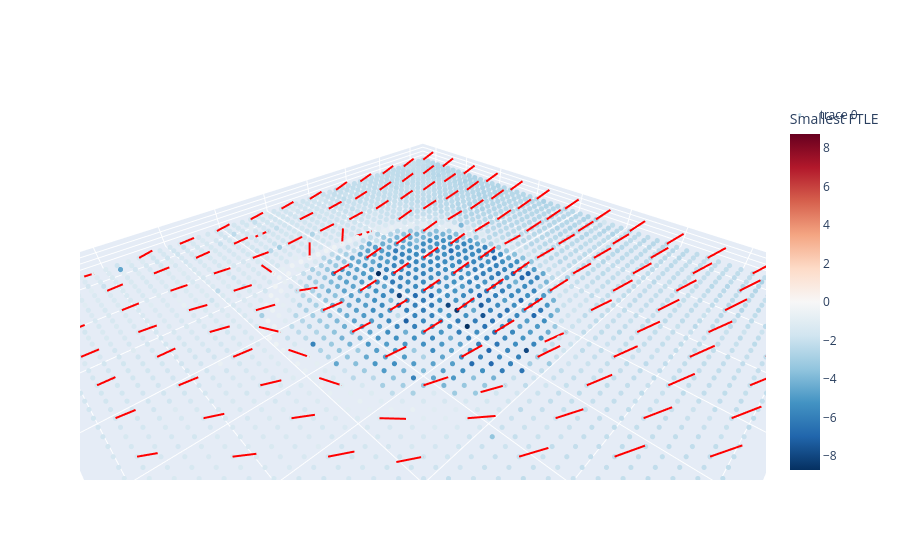

Source (notebook cell):
### Code cell
fig = go.Figure()

m = np.max(np.abs(lyap_grid_min))


fig.add_trace(
    go.Scatter3d(
        x=X3.ravel(),
        y=Y3.ravel(),
        z=Z3.ravel(),
        mode='markers',
        marker=dict(
            size=3,
            color=lyap_grid_min.ravel(),
            colorscale='RdBu_r',
            cmin=-m,
            cmax=m,
            colorbar=dict(title='Smallest FTLE')
        )
    )
)

skip = 4

for i in range(0, X3.shape[1], skip):
    for j in range(0, X3.shape[0], skip):

        x0 = X3[j,i]
        y0 = Y3[j,i]
        z0 = Z3[j,i]

        v = min_dirs[j,i]

        scale = 0.15

        fig.add_trace(
            go.Scatter3d(
                x=[x0, x0 + scale*v[0]],
                y=[y0, y0 + scale*v[1]],
                z=[z0, z0 + scale*v[2]],
                mode='lines',
                line=dict(color='red', width=4),
                showlegend=False
            )
        )

fig.update_layout(
    scene=dict(
        aspectmode='data',
        xaxis_title="x1",
        yaxis_title="x2"
    )
)

fig.show()

fig.write_html(
    save_dir / "general_72_unstd_3ds_3ftle_46.html",
    include_plotlyjs="cdn"
)

### Figure 1 — Plotly figure (JSON) as saved in the notebook; plotly's stock layout.template omitted (floating-point values rounded to 4 significant figures; data arrays with more than 128 entries replaced by an {"elided": "..."} marker saying what was removed)
{"data": [{"marker": {"cmax": 8.728, "cmin": -8.728, "color": {"elided": "2500 float values"}, "colorbar": {"title": {"text": "Smallest FTLE"}}, "colorscale": [[0, "rgb(5,48,97)"], [0.1, "rgb(33,102,172)"], [0.2, "rgb(67,147,195)"], [0.3, "rgb(146,197,222)"], [0.4, "rgb(209,229,240)"], [0.5, "rgb(247,247,247)"], [0.6, "rgb(253,219,199)"], [0.7, "rgb(244,165,130)"], [0.8, "rgb(214,96,77)"], [0.9, "rgb(178,24,43)"], [1, "rgb(103,0,31)"]], "size": 3}, "mode": "markers", "type": "scatter3d", "x": {"elided": "2500 float values"}, "y": {"elided": "2500 float values"}, "z": {"elided": "2500 float values"}}, {"line": {"color": "red", "width": 4}, "mode": "lines", "showlegend": false, "type": "scatter3d", "x": [-2, -2.095], "y": [-2, -1.925], "z": [0, 0.08884]}, {"line": {"color": "red", "width": 4}, "mode": "lines", "showlegend": false, "type": "scatter3d", "x": [-2, -2.095], "y": [-1.673, -1.601], "z": [0, 0.09036]}, {"line": {"color": "red", "width": 4}, "mode": "lines", "showlegend": false, "type": "scatter3d", "x": [-2, -2.094], "y": [-1.347, -1.272], "z": [0, 0.08956]}, {"line": {"color": "red", "width": 4}, "mode": "lines", "showlegend": false, "type": "scatter3d", "x": [-2, -2.094], "y": [-1.02, -0.9457], "z": [0, 0.08939]}, {"line": {"color": "red", "width": 4}, "mode": "lines", "showlegend": false, "type": "scatter3d", "x": [-2, -2.095], "y": [-0.6939, -0.6205], "z": [0, 0.08981]}, {"line": {"color": "red", "width": 4}, "mode": "lines", "showlegend": false, "type": "scatter3d", "x": [-2, -2.095], "y": [-0.3673, -0.2947], "z": [0, 0.09092]}, {"line": {"color": "red", "width": 4}, "mode": "lines", "showlegend": false, "type": "scatter3d", "x": [-2, -2.095], "y": [-0.04082, 0.03221], "z": [0, 0.09]}, {"line": {"color": "red", "width": 4}, "mode": "lines", "showlegend": false, "type": "scatter3d", "x": [-2, -2.096], "y": [0.2857, 0.3583], "z": [0, 0.08932]}, {"line": {"color": "red", "width": 4}, "mode": "lines", "showlegend": false, "type": "scatter3d", "x": [-2, -2.096], "y": [0.6122, 0.6842], "z": [0, 0.09033]}, {"line": {"color": "red", "width": 4}, "mode": "lines", "showlegend": false, "type": "scatter3d", "x": [-2, -2.094], "y": [0.9388, 1.015], "z": [0, 0.08884]}, {"line": {"color": "red", "width": 4}, "mode": "lines", "showlegend": false, "type": "scatter3d", "x": [-2, -2.093], "y": [1.265, 1.344], "z": [0, 0.08732]}, {"line": {"color": "red", "width": 4}, "mode": "lines", "showlegend": false, "type": "scatter3d", "x": [-2, -2.093], "y": [1.592, 1.67], "z": [0, 0.0879]}, {"line": {"color": "red", "width": 4}, "mode": "lines", "showlegend": false, "type": "scatter3d", "x": [-2, -2.092], "y": [1.918, 1.998], "z": [0, 0.08822]}, {"line": {"color": "red", "width": 4}, "mode": "lines", "showlegend": false, "type": "scatter3d", "x": [-1.673, -1.766], "y": [-2, -1.924], "z": [0, 0.09019]}, {"line": {"color": "red", "width": 4}, "mode": "lines", "showlegend": false, "type": "scatter3d", "x": [-1.673, -1.768], "y": [-1.673, -1.599], "z": [0, 0.08929]}, {"line": {"color": "red", "width": 4}, "mode": "lines", "showlegend": false, "type": "scatter3d", "x": [-1.673, -1.766], "y": [-1.347, -1.266], "z": [0, 0.08589]}, {"line": {"color": "red", "width": 4}, "mode": "lines", "showlegend": false, "type": "scatter3d", "x": [-1.673, -1.769], "y": [-1.02, -0.9463], "z": [0, 0.08868]}, {"line": {"color": "red", "width": 4}, "mode": "lines", "showlegend": false, "type": "scatter3d", "x": [-1.673, -1.768], "y": [-0.6939, -0.6199], "z": [0, 0.08964]}, {"line": {"color": "red", "width": 4}, "mode": "lines", "showlegend": false, "type": "scatter3d", "x": [-1.673, -1.769], "y": [-0.3673, -0.2947], "z": [0, 0.09041]}, {"line": {"color": "red", "width": 4}, "mode": "lines", "showlegend": false, "type": "scatter3d", "x": [-1.673, -1.769], "y": [-0.04082, 0.03218], "z": [0, 0.09005]}, {"line": {"color": "red", "width": 4}, "mode": "lines", "showlegend": false, "type": "scatter3d", "x": [-1.673, -1.768], "y": [0.2857, 0.3621], "z": [0, 0.08818]}, {"line": {"color": "red", "width": 4}, "mode": "lines", "showlegend": false, "type": "scatter3d", "x": [-1.673, -1.768], "y": [0.6122, 0.6896], "z": [0, 0.08754]}, {"line": {"color": "red", "width": 4}, "mode": "lines", "showlegend": false, "type": "scatter3d", "x": [-1.673, -1.767], "y": [0.9388, 1.016], "z": [0, 0.08825]}, {"line": {"color": "red", "width": 4}, "mode": "lines", "showlegend": false, "type": "scatter3d", "x": [-1.673, -1.767], "y": [1.265, 1.344], "z": [0, 0.08713]}, {"line": {"color": "red", "width": 4}, "mode": "lines", "showlegend": false, "type": "scatter3d", "x": [-1.673, -1.766], "y": [1.592, 1.671], "z": [0, 0.08776]}, {"line": {"color": "red", "width": 4}, "mode": "lines", "showlegend": false, "type": "scatter3d", "x": [-1.673, -1.764], "y": [1.918, 2.001], "z": [0, 0.08637]}, {"line": {"color": "red", "width": 4}, "mode": "lines", "showlegend": false, "type": "scatter3d", "x": [-1.347, -1.441], "y": [-2, -1.923], "z": [0, 0.08727]}, {"line": {"color": "red", "width": 4}, "mode": "lines", "showlegend": false, "type": "scatter3d", "x": [-1.347, -1.441], "y": [-1.673, -1.597], "z": [0, 0.08754]}, {"line": {"color": "red", "width": 4}, "mode": "lines", "showlegend": false, "type": "scatter3d", "x": [-1.347, -1.44], "y": [-1.347, -1.268], "z": [0, 0.08715]}, {"line": {"color": "red", "width": 4}, "mode": "lines", "showlegend": false, "type": "scatter3d", "x": [-1.347, -1.441], "y": [-1.02, -0.9405], "z": [0, 0.08542]}, {"line": {"color": "red", "width": 4}, "mode": "lines", "showlegend": false, "type": "scatter3d", "x": [-1.347, -1.441], "y": [-0.6939, -0.6168], "z": [0, 0.08762]}, {"line": {"color": "red", "width": 4}, "mode": "lines", "showlegend": false, "type": "scatter3d", "x": [-1.347, -1.442], "y": [-0.3673, -0.2928], "z": [0, 0.08906]}, {"line": {"color": "red", "width": 4}, "mode": "lines", "showlegend": false, "type": "scatter3d", "x": [-1.347, -1.441], "y": [-0.04082, 0.03521], "z": [0, 0.08915]}, {"line": {"color": "red", "width": 4}, "mode": "lines", "showlegend": false, "type": "scatter3d", "x": [-1.347, -1.438], "y": [0.2857, 0.3672], "z": [0, 0.08688]}, {"line": {"color": "red", "width": 4}, "mode": "lines", "showlegend": false, "type": "scatter3d", "x": [-1.347, -1.439], "y": [0.6122, 0.6923], "z": [0, 0.0868]}, {"line": {"color": "red", "width": 4}, "mode": "lines", "showlegend": false, "type": "scatter3d", "x": [-1.347, -1.44], "y": [0.9388, 1.018], "z": [0, 0.08693]}, {"line": {"color": "red", "width": 4}, "mode": "lines", "showlegend": false, "type": "scatter3d", "x": [-1.347, -1.44], "y": [1.265, 1.344], "z": [0, 0.08717]}, {"line": {"color": "red", "width": 4}, "mode": "lines", "showlegend": false, "type": "scatter3d", "x": [-1.347, -1.438], "y": [1.592, 1.672], "z": [0, 0.08814]}, {"line": {"color": "red", "width": 4}, "mode": "lines", "showlegend": false, "type": "scatter3d", "x": [-1.347, -1.438], "y": [1.918, 2.0], "z": [0, 0.08621]}, {"line": {"color": "red", "width": 4}, "mode": "lines", "showlegend": false, "type": "scatter3d", "x": [-1.02, -1.111], "y": [-2, -1.916], "z": [0, 0.08503]}, {"line": {"color": "red", "width": 4}, "mode": "lines", "showlegend": false, "type": "scatter3d", "x": [-1.02, -1.113], "y": [-1.673, -1.592], "z": [0, 0.08516]}, {"line": {"color": "red", "width": 4}, "mode": "lines", "showlegend": false, "type": "scatter3d", "x": [-1.02, -1.114], "y": [-1.347, -1.267], "z": [0, 0.08598]}, {"line": {"color": "red", "width": 4}, "mode": "lines", "showlegend": false, "type": "scatter3d", "x": [-1.02, -1.114], "y": [-1.02, -0.9383], "z": [0, 0.08347]}, {"line": {"color": "red", "width": 4}, "mode": "lines", "showlegend": false, "type": "scatter3d", "x": [-1.02, -1.119], "y": [-0.6939, -0.6137], "z": [0, 0.07938]}, {"line": {"color": "red", "width": 4}, "mode": "lines", "showlegend": false, "type": "scatter3d", "x": [-1.02, -1.119], "y": [-0.3673, -0.2893], "z": [0, 0.08151]}, {"line": {"color": "red", "width": 4}, "mode": "lines", "showlegend": false, "type": "scatter3d", "x": [-1.02, -1.119], "y": [-0.04082, 0.0425], "z": [0, 0.07696]}, {"line": {"color": "red", "width": 4}, "mode": "lines", "showlegend": false, "type": "scatter3d", "x": [-1.02, -1.116], "y": [0.2857, 0.3653], "z": [0, 0.08391]}, {"line": {"color": "red", "width": 4}, "mode": "lines", "showlegend": false, "type": "scatter3d", "x": [-1.02, -1.113], "y": [0.6122, 0.6931], "z": [0, 0.08607]}, {"line": {"color": "red", "width": 4}, "mode": "lines", "showlegend": false, "type": "scatter3d", "x": [-1.02, -1.113], "y": [0.9388, 1.018], "z": [0, 0.08707]}, {"line": {"color": "red", "width": 4}, "mode": "lines", "showlegend": false, "type": "scatter3d", "x": [-1.02, -1.112], "y": [1.265, 1.348], "z": [0, 0.08572]}, {"line": {"color": "red", "width": 4}, "mode": "lines", "showlegend": false, "type": "scatter3d", "x": [-1.02, -1.111], "y": [1.592, 1.676], "z": [0, 0.08532]}, {"line": {"color": "red", "width": 4}, "mode": "lines", "showlegend": false, "type": "scatter3d", "x": [-1.02, -1.112], "y": [1.918, 2.0], "z": [0, 0.08625]}, {"line": {"color": "red", "width": 4}, "mode": "lines", "showlegend": false, "type": "scatter3d", "x": [-0.6939, -0.7838], "y": [-2, -1.916], "z": [0, 0.08563]}, {"line": {"color": "red", "width": 4}, "mode": "lines", "showlegend": false, "type": "scatter3d", "x": [-0.6939, -0.7807], "y": [-1.673, -1.583], "z": [0, 0.08225]}, {"line": {"color": "red", "width": 4}, "mode": "lines", "showlegend": false, "type": "scatter3d", "x": [-0.6939, -0.7904], "y": [-1.347, -1.266], "z": [0, 0.08141]}, {"line": {"color": "red", "width": 4}, "mode": "lines", "showlegend": false, "type": "scatter3d", "x": [-0.6939, -0.7968], "y": [-1.02, -0.9501], "z": [0, 0.08354]}, {"line": {"color": "red", "width": 4}, "mode": "lines", "showlegend": false, "type": "scatter3d", "x": [-0.6939, -0.8002], "y": [-0.6939, -0.628], "z": [0, 0.0828]}, {"line": {"color": "red", "width": 4}, "mode": "lines", "showlegend": false, "type": "scatter3d", "x": [-0.6939, -0.7884], "y": [-0.3673, -0.2942], "z": [0, 0.09067]}, {"line": {"color": "red", "width": 4}, "mode": "lines", "showlegend": false, "type": "scatter3d", "x": [-0.6939, -0.7865], "y": [-0.04082, 0.03094], "z": [0, 0.09363]}, {"line": {"color": "red", "width": 4}, "mode": "lines", "showlegend": false, "type": "scatter3d", "x": [-0.6939, -0.7813], "y": [0.2857, 0.3589], "z": [0, 0.09752]}, {"line": {"color": "red", "width": 4}, "mode": "lines", "showlegend": false, "type": "scatter3d", "x": [-0.6939, -0.794], "y": [0.6122, 0.6832], "z": [0, 0.08635]}, {"line": {"color": "red", "width": 4}, "mode": "lines", "showlegend": false, "type": "scatter3d", "x": [-0.6939, -0.7833], "y": [0.9388, 1.024], "z": [0, 0.08479]}, {"line": {"color": "red", "width": 4}, "mode": "lines", "showlegend": false, "type": "scatter3d", "x": [-0.6939, -0.7837], "y": [1.265, 1.35], "z": [0, 0.085]}, {"line": {"color": "red", "width": 4}, "mode": "lines", "showlegend": false, "type": "scatter3d", "x": [-0.6939, -0.7849], "y": [1.592, 1.675], "z": [0, 0.08533]}, {"line": {"color": "red", "width": 4}, "mode": "lines", "showlegend": false, "type": "scatter3d", "x": [-0.6939, -0.7847], "y": [1.918, 2.002], "z": [0, 0.08541]}, {"line": {"color": "red", "width": 4}, "mode": "lines", "showlegend": false, "type": "scatter3d", "x": [-0.3673, -0.4603], "y": [-2, -1.911], "z": [0, 0.07677]}, {"line": {"color": "red", "width": 4}, "mode": "lines", "showlegend": false, "type": "scatter3d", "x": [-0.3673, -0.4634], "y": [-1.673, -1.584], "z": [0, 0.07215]}, {"line": {"color": "red", "width": 4}, "mode": "lines", "showlegend": false, "type": "scatter3d", "x": [-0.3673, -0.4613], "y": [-1.347, -1.256], "z": [0, 0.07361]}, {"line": {"color": "red", "width": 4}, "mode": "lines", "showlegend": false, "type": "scatter3d", "x": [-0.3673, -0.2502], "y": [-1.02, -1.106], "z": [0, -0.03829]}, {"line": {"color": "red", "width": 4}, "mode": "lines", "showlegend": false, "type": "scatter3d", "x": [-0.3673, -0.4683], "y": [-0.6939, -0.6224], "z": [0, 0.08483]}, {"line": {"color": "red", "width": 4}, "mode": "lines", "showlegend": false, "type": "scatter3d", "x": [-0.3673, -0.4592], "y": [-0.3673, -0.2916], "z": [0, 0.09122]}, {"line": {"color": "red", "width": 4}, "mode": "lines", "showlegend": false, "type": "scatter3d", "x": [-0.3673, -0.4587], "y": [-0.04082, 0.03214], "z": [0, 0.09394]}, {"line": {"color": "red", "width": 4}, "mode": "lines", "showlegend": false, "type": "scatter3d", "x": [-0.3673, -0.4576], "y": [0.2857, 0.3585], "z": [0, 0.09516]}, {"line": {"color": "red", "width": 4}, "mode": "lines", "showlegend": false, "type": "scatter3d", "x": [-0.3673, -0.4571], "y": [0.6122, 0.686], "z": [0, 0.09483]}, {"line": {"color": "red", "width": 4}, "mode": "lines", "showlegend": false, "type": "scatter3d", "x": [-0.3673, -0.278], "y": [0.9388, 0.8506], "z": [0, -0.08219]}, {"line": {"color": "red", "width": 4}, "mode": "lines", "showlegend": false, "type": "scatter3d", "x": [-0.3673, -0.4578], "y": [1.265, 1.35], "z": [0, 0.08413]}, {"line": {"color": "red", "width": 4}, "mode": "lines", "showlegend": false, "type": "scatter3d", "x": [-0.3673, -0.458], "y": [1.592, 1.675], "z": [0, 0.08602]}, {"line": {"color": "red", "width": 4}, "mode": "lines", "showlegend": false, "type": "scatter3d", "x": [-0.3673, -0.458], "y": [1.918, 2.002], "z": [0, 0.0854]}, {"line": {"color": "red", "width": 4}, "mode": "lines", "showlegend": false, "type": "scatter3d", "x": [-0.04082, -0.1307], "y": [-2, -1.905], "z": [0, 0.07412]}, {"line": {"color": "red", "width": 4}, "mode": "lines", "showlegend": false, "type": "scatter3d", "x": [-0.04082, -0.1321], "y": [-1.673, -1.577], "z": [0, 0.06974]}, {"line": {"color": "red", "width": 4}, "mode": "lines", "showlegend": false, "type": "scatter3d", "x": [-0.04082, -0.1335], "y": [-1.347, -1.253], "z": [0, 0.07079]}, {"line": {"color": "red", "width": 4}, "mode": "lines", "showlegend": false, "type": "scatter3d", "x": [-0.04082, -0.1282], "y": [-1.02, -1.111], "z": [0, 0.08115]}, {"line": {"color": "red", "width": 4}, "mode": "lines", "showlegend": false, "type": "scatter3d", "x": [-0.04082, -0.1405], "y": [-0.6939, -0.6206], "z": [0, 0.08487]}, {"line": {"color": "red", "width": 4}, "mode": "lines", "showlegend": false, "type": "scatter3d", "x": [-0.04082, -0.132], "y": [-0.3673, -0.2897], "z": [0, 0.0903]}, {"line": {"color": "red", "width": 4}, "mode": "lines", "showlegend": false, "type": "scatter3d", "x": [-0.04082, -0.1309], "y": [-0.04082, 0.03581], "z": [0, 0.09223]}, {"line": {"color": "red", "width": 4}, "mode": "lines", "showlegend": false, "type": "scatter3d", "x": [-0.04082, -0.1307], "y": [0.2857, 0.3584], "z": [0, 0.09562]}, {"line": {"color": "red", "width": 4}, "mode": "lines", "showlegend": false, "type": "scatter3d", "x": [-0.04082, -0.1275], "y": [0.6122, 0.6905], "z": [0, 0.09414]}, {"line": {"color": "red", "width": 4}, "mode": "lines", "showlegend": false, "type": "scatter3d", "x": [-0.04082, -0.1328], "y": [0.9388, 1.022], "z": [0, 0.084]}, {"line": {"color": "red", "width": 4}, "mode": "lines", "showlegend": false, "type": "scatter3d", "x": [-0.04082, -0.1307], "y": [1.265, 1.353], "z": [0, 0.08252]}, {"line": {"color": "red", "width": 4}, "mode": "lines", "showlegend": false, "type": "scatter3d", "x": [-0.04082, -0.1298], "y": [1.592, 1.678], "z": [0, 0.08409]}, {"line": {"color": "red", "width": 4}, "mode": "lines", "showlegend": false, "type": "scatter3d", "x": [-0.04082, -0.1298], "y": [1.918, 2.004], "z": [0, 0.08492]}, {"line": {"color": "red", "width": 4}, "mode": "lines", "showlegend": false, "type": "scatter3d", "x": [0.2857, 0.1944], "y": [-2, -1.904], "z": [0, 0.07048]}, {"line": {"color": "red", "width": 4}, "mode": "lines", "showlegend": false, "type": "scatter3d", "x": [0.2857, 0.3694], "y": [-1.673, -1.779], "z": [0, -0.06539]}, {"line": {"color": "red", "width": 4}, "mode": "lines", "showlegend": false, "type": "scatter3d", "x": [0.2857, 0.1952], "y": [-1.347, -1.25], "z": [0, 0.07057]}, {"line": {"color": "red", "width": 4}, "mode": "lines", "showlegend": false, "type": "scatter3d", "x": [0.2857, 0.2041], "y": [-1.02, -1.124], "z": [0, 0.07088]}, {"line": {"color": "red", "width": 4}, "mode": "lines", "showlegend": false, "type": "scatter3d", "x": [0.2857, 0.1922], "y": [-0.6939, -0.6074], "z": [0, 0.07921]}, {"line": {"color": "red", "width": 4}, "mode": "lines", "showlegend": false, "type": "scatter3d", "x": [0.2857, 0.189], "y": [-0.3673, -0.2898], "z": [0, 0.08444]}, {"line": {"color": "red", "width": 4}, "mode": "lines", "showlegend": false, "type": "scatter3d", "x": [0.2857, 0.1981], "y": [-0.04082, 0.04309], "z": [0, 0.08826]}, {"line": {"color": "red", "width": 4}, "mode": "lines", "showlegend": false, "type": "scatter3d", "x": [0.2857, 0.1957], "y": [0.2857, 0.3643], "z": [0, 0.09067]}, {"line": {"color": "red", "width": 4}, "mode": "lines", "showlegend": false, "type": "scatter3d", "x": [0.2857, 0.1979], "y": [0.6122, 0.6937], "z": [0, 0.09027]}, {"line": {"color": "red", "width": 4}, "mode": "lines", "showlegend": false, "type": "scatter3d", "x": [0.2857, 0.3701], "y": [0.9388, 0.8364], "z": [0, -0.07002]}, {"line": {"color": "red", "width": 4}, "mode": "lines", "showlegend": false, "type": "scatter3d", "x": [0.2857, 0.1977], "y": [1.265, 1.36], "z": [0, 0.07617]}, {"line": {"color": "red", "width": 4}, "mode": "lines", "showlegend": false, "type": "scatter3d", "x": [0.2857, 0.1964], "y": [1.592, 1.679], "z": [0, 0.08341]}, {"line": {"color": "red", "width": 4}, "mode": "lines", "showlegend": false, "type": "scatter3d", "x": [0.2857, 0.3745], "y": [1.918, 1.832], "z": [0, -0.08412]}, {"line": {"color": "red", "width": 4}, "mode": "lines", "showlegend": false, "type": "scatter3d", "x": [0.6122, 0.522], "y": [-2, -1.903], "z": [0, 0.06994]}, {"line": {"color": "red", "width": 4}, "mode": "lines", "showlegend": false, "type": "scatter3d", "x": [0.6122, 0.521], "y": [-1.673, -1.574], "z": [0, 0.06505]}, {"line": {"color": "red", "width": 4}, "mode": "lines", "showlegend": false, "type": "scatter3d", "x": [0.6122, 0.5143], "y": [-1.347, -1.248], "z": [0, 0.05535]}, {"line": {"color": "red", "width": 4}, "mode": "lines", "showlegend": false, "type": "scatter3d", "x": [0.6122, 0.6292], "y": [-1.02, -1.168], "z": [0, 0.01771]}, {"line": {"color": "red", "width": 4}, "mode": "lines", "showlegend": false, "type": "scatter3d", "x": [0.6122, 0.4755], "y": [-0.6939, -0.6328], "z": [0, -0.008385]}, {"line": {"color": "red", "width": 4}, "mode": "lines", "showlegend": false, "type": "scatter3d", "x": [0.6122, 0.5019], "y": [-0.3673, -0.283], "z": [0, 0.05653]}, {"line": {"color": "red", "width": 4}, "mode": "lines", "showlegend": false, "type": "scatter3d", "x": [0.6122, 0.5259], "y": [-0.04082, 0.04984], "z": [0, 0.08259]}, {"line": {"color": "red", "width": 4}, "mode": "lines", "showlegend": false, "type": "scatter3d", "x": [0.6122, 0.5169], "y": [0.2857, 0.3716], "z": [0, 0.07769]}, {"line": {"color": "red", "width": 4}, "mode": "lines", "showlegend": false, "type": "scatter3d", "x": [0.6122, 0.5082], "y": [0.6122, 0.7043], "z": [0, 0.0566]}, {"line": {"color": "red", "width": 4}, "mode": "lines", "showlegend": false, "type": "scatter3d", "x": [0.6122, 0.5312], "y": [0.9388, 1.055], "z": [0, 0.04861]}, {"line": {"color": "red", "width": 4}, "mode": "lines", "showlegend": false, "type": "scatter3d", "x": [0.6122, 0.5258], "y": [1.265, 1.361], "z": [0, 0.07722]}, {"line": {"color": "red", "width": 4}, "mode": "lines", "showlegend": false, "type": "scatter3d", "x": [0.6122, 0.5242], "y": [1.592, 1.683], "z": [0, 0.07983]}, {"line": {"color": "red", "width": 4}, "mode": "lines", "showlegend": false, "type": "scatter3d", "x": [0.6122, 0.5229], "y": [1.918, 2.007], "z": [0, 0.08136]}, {"line": {"color": "red", "width": 4}, "mode": "lines", "showlegend": false, "type": "scatter3d", "x": [0.9388, 0.842], "y": [-2, -1.901], "z": [0, 0.05785]}, {"line": {"color": "red", "width": 4}, "mode": "lines", "showlegend": false, "type": "scatter3d", "x": [0.9388, 0.8516], "y": [-1.673, -1.57], "z": [0, 0.06521]}, {"line": {"color": "red", "width": 4}, "mode": "lines", "showlegend": false, "type": "scatter3d", "x": [0.9388, 0.8406], "y": [-1.347, -1.245], "z": [0, 0.0506]}, {"line": {"color": "red", "width": 4}, "mode": "lines", "showlegend": false, "type": "scatter3d", "x": [0.9388, 0.8359], "y": [-1.02, -0.9227], "z": [0, 0.0486]}, {"line": {"color": "red", "width": 4}, "mode": "lines", "showlegend": false, "type": "scatter3d", "x": [0.9388, 0.8387], "y": [-0.6939, -0.5931], "z": [0, 0.04833]}, {"line": {"color": "red", "width": 4}, "mode": "lines", "showlegend": false, "type": "scatter3d", "x": [0.9388, 1.022], "y": [-0.3673, -0.4907], "z": [0, 0.01955]}, {"line": {"color": "red", "width": 4}, "mode": "lines", "showlegend": false, "type": "scatter3d", "x": [0.9388, 0.9966], "y": [-0.04082, -0.1791], "z": [0, 0.005906]}, {"line": {"color": "red", "width": 4}, "mode": "lines", "showlegend": false, "type": "scatter3d", "x": [0.9388, 0.9957], "y": [0.2857, 0.1469], "z": [0, -0.001315]}, {"line": {"color": "red", "width": 4}, "mode": "lines", "showlegend": false, "type": "scatter3d", "x": [0.9388, 0.8636], "y": [0.6122, 0.7365], "z": [0, 0.03761]}, {"line": {"color": "red", "width": 4}, "mode": "lines", "showlegend": false, "type": "scatter3d", "x": [0.9388, 1.023], "y": [0.9388, 0.8333], "z": [0, -0.06539]}, {"line": {"color": "red", "width": 4}, "mode": "lines", "showlegend": false, "type": "scatter3d", "x": [0.9388, 0.8525], "y": [1.265, 1.362], "z": [0, 0.07547]}, {"line": {"color": "red", "width": 4}, "mode": "lines", "showlegend": false, "type": "scatter3d", "x": [0.9388, 0.8518], "y": [1.592, 1.687], "z": [0, 0.07699]}, {"line": {"color": "red", "width": 4}, "mode": "lines", "showlegend": false, "type": "scatter3d", "x": [0.9388, 0.8507], "y": [1.918, 2.012], "z": [0, 0.07678]}, {"line": {"color": "red", "width": 4}, "mode": "lines", "showlegend": false, "type": "scatter3d", "x": [1.265, 1.173], "y": [-2, -1.905], "z": [0, 0.07023]}, {"line": {"color": "red", "width": 4}, "mode": "lines", "showlegend": false, "type": "scatter3d", "x": [1.265, 1.169], "y": [-1.673, -1.574], "z": [0, 0.05749]}, {"line": {"color": "red", "width": 4}, "mode": "lines", "showlegend": false, "type": "scatter3d", "x": [1.265, 1.166], "y": [-1.347, -1.247], "z": [0, 0.05238]}, {"line": {"color": "red", "width": 4}, "mode": "lines", "showlegend": false, "type": "scatter3d", "x": [1.265, 1.167], "y": [-1.02, -0.9176], "z": [0, 0.04821]}, {"line": {"color": "red", "width": 4}, "mode": "lines", "showlegend": false, "type": "scatter3d", "x": [1.265, 1.165], "y": [-0.6939, -0.5935], "z": [0, 0.04818]}, {"line": {"color": "red", "width": 4}, "mode": "lines", "showlegend": false, "type": "scatter3d", "x": [1.265, 1.174], "y": [-0.3673, -0.2707], "z": [0, 0.06951]}, {"line": {"color": "red", "width": 4}, "mode": "lines", "showlegend": false, "type": "scatter3d", "x": [1.265, 1.183], "y": [-0.04082, 0.06894], "z": [0, 0.06118]}, {"line": {"color": "red", "width": 4}, "mode": "lines", "showlegend": false, "type": "scatter3d", "x": [1.265, 1.187], "y": [0.2857, 0.3998], "z": [0, 0.05798]}, {"line": {"color": "red", "width": 4}, "mode": "lines", "showlegend": false, "type": "scatter3d", "x": [1.265, 1.181], "y": [0.6122, 0.7191], "z": [0, 0.0632]}, {"line": {"color": "red", "width": 4}, "mode": "lines", "showlegend": false, "type": "scatter3d", "x": [1.265, 1.348], "y": [0.9388, 0.8355], "z": [0, -0.07066]}, {"line": {"color": "red", "width": 4}, "mode": "lines", "showlegend": false, "type": "scatter3d", "x": [1.265, 1.179], "y": [1.265, 1.364], "z": [0, 0.07344]}, {"line": {"color": "red", "width": 4}, "mode": "lines", "showlegend": false, "type": "scatter3d", "x": [1.265, 1.178], "y": [1.592, 1.686], "z": [0, 0.07676]}, {"line": {"color": "red", "width": 4}, "mode": "lines", "showlegend": false, "type": "scatter3d", "x": [1.265, 1.177], "y": [1.918, 2.012], "z": [0, 0.07674]}, {"line": {"color": "red", "width": 4}, "mode": "lines", "showlegend": false, "type": "scatter3d", "x": [1.592, 1.7], "y": [-2, -2.095], "z": [0, -0.04307]}, {"line": {"color": "red", "width": 4}, "mode": "lines", "showlegend": false, "type": "scatter3d", "x": [1.592, 1.495], "y": [-1.673, -1.575], "z": [0, 0.05879]}, {"line": {"color": "red", "width": 4}, "mode": "lines", "showlegend": false, "type": "scatter3d", "x": [1.592, 1.493], "y": [-1.347, -1.25], "z": [0, 0.05843]}, {"line": {"color": "red", "width": 4}, "mode": "lines", "showlegend": false, "type": "scatter3d", "x": [1.592, 1.494], "y": [-1.02, -0.9215], "z": [0, 0.05649]}, {"line": {"color": "red", "width": 4}, "mode": "lines", "showlegend": false, "type": "scatter3d", "x": [1.592, 1.499], "y": [-0.6939, -0.5992], "z": [0, 0.0696]}, {"line": {"color": "red", "width": 4}, "mode": "lines", "showlegend": false, "type": "scatter3d", "x": [1.592, 1.501], "y": [-0.3673, -0.2703], "z": [0, 0.06939]}, {"line": {"color": "red", "width": 4}, "mode": "lines", "showlegend": false, "type": "scatter3d", "x": [1.592, 1.514], "y": [-0.04082, 0.0705], "z": [0, 0.06346]}, {"line": {"color": "red", "width": 4}, "mode": "lines", "showlegend": false, "type": "scatter3d", "x": [1.592, 1.514], "y": [0.2857, 0.3995], "z": [0, 0.05922]}, {"line": {"color": "red", "width": 4}, "mode": "lines", "showlegend": false, "type": "scatter3d", "x": [1.592, 1.504], "y": [0.6122, 0.7173], "z": [0, 0.06126]}, {"line": {"color": "red", "width": 4}, "mode": "lines", "showlegend": false, "type": "scatter3d", "x": [1.592, 1.506], "y": [0.9388, 1.038], "z": [0, 0.07259]}, {"line": {"color": "red", "width": 4}, "mode": "lines", "showlegend": false, "type": "scatter3d", "x": [1.592, 1.507], "y": [1.265, 1.366], "z": [0, 0.0713]}, {"line": {"color": "red", "width": 4}, "mode": "lines", "showlegend": false, "type": "scatter3d", "x": [1.592, 1.506], "y": [1.592, 1.688], "z": [0, 0.07727]}, {"line": {"color": "red", "width": 4}, "mode": "lines", "showlegend": false, "type": "scatter3d", "x": [1.592, 1.678], "y": [1.918, 1.821], "z": [0, -0.07481]}, {"line": {"color": "red", "width": 4}, "mode": "lines", "showlegend": false, "type": "scatter3d", "x": [1.918, 2.012], "y": [-2, -2.103], "z": [0, -0.05573]}, {"line": {"color": "red", "width": 4}, "mode": "lines", "showlegend": false, "type": "scatter3d", "x": [1.918, 2.017], "y": [-1.673, -1.779], "z": [0, -0.04064]}, {"line": {"color": "red", "width": 4}, "mode": "lines", "showlegend": false, "type": "scatter3d", "x": [1.918, 1.819], "y": [-1.347, -1.251], "z": [0, 0.05834]}, {"line": {"color": "red", "width": 4}, "mode": "lines", "showlegend": false, "type": "scatter3d", "x": [1.918, 1.823], "y": [-1.02, -0.9234], "z": [0, 0.06297]}, {"line": {"color": "red", "width": 4}, "mode": "lines", "showlegend": false, "type": "scatter3d", "x": [1.918, 1.826], "y": [-0.6939, -0.5975], "z": [0, 0.06885]}, {"line": {"color": "red", "width": 4}, "mode": "lines", "showlegend": false, "type": "scatter3d", "x": [1.918, 1.827], "y": [-0.3673, -0.2708], "z": [0, 0.06949]}, {"line": {"color": "red", "width": 4}, "mode": "lines", "showlegend": false, "type": "scatter3d", "x": [1.918, 1.842], "y": [-0.04082, 0.07127], "z": [0, 0.06403]}, {"line": {"color": "red", "width": 4}, "mode": "lines", "showlegend": false, "type": "scatter3d", "x": [1.918, 1.839], "y": [0.2857, 0.3961], "z": [0, 0.06347]}, {"line": {"color": "red", "width": 4}, "mode": "lines", "showlegend": false, "type": "scatter3d", "x": [1.918, 1.844], "y": [0.6122, 0.7258], "z": [0, 0.06435]}, {"line": {"color": "red", "width": 4}, "mode": "lines", "showlegend": false, "type": "scatter3d", "x": [1.918, 1.85], "y": [0.9388, 1.05], "z": [0, 0.07291]}, {"line": {"color": "red", "width": 4}, "mode": "lines", "showlegend": false, "type": "scatter3d", "x": [1.918, 1.834], "y": [1.265, 1.366], "z": [0, 0.07236]}, {"line": {"color": "red", "width": 4}, "mode": "lines", "showlegend": false, "type": "scatter3d", "x": [1.918, 1.833], "y": [1.592, 1.69], "z": [0, 0.0749]}, {"line": {"color": "red", "width": 4}, "mode": "lines", "showlegend": false, "type": "scatter3d", "x": [1.918, 1.833], "y": [1.918, 2.017], "z": [0, 0.07471]}], "layout": {"scene": {"aspectmode": "data", "xaxis": {"title": {"text": "x1"}}, "yaxis": {"title": {"text": "x2"}}}}}
